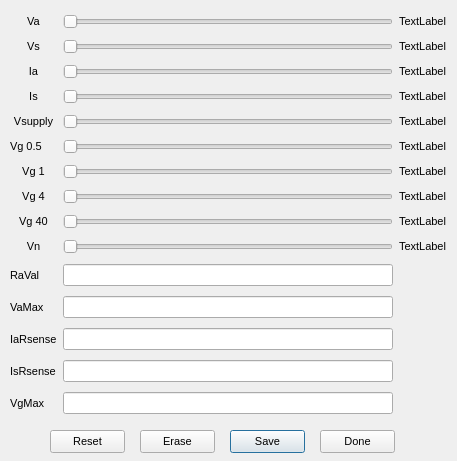
<?xml version="1.0" encoding="UTF-8"?>
<ui version="4.0">
 <class>Cal_Dialog</class>
 <widget class="QDialog" name="Cal_Dialog">
  <property name="windowModality">
   <enum>Qt::NonModal</enum>
  </property>
  <property name="geometry">
   <rect>
    <x>0</x>
    <y>0</y>
    <width>457</width>
    <height>461</height>
   </rect>
  </property>
  <property name="font">
   <font>
    <pointsize>8</pointsize>
   </font>
  </property>
  <property name="windowTitle">
   <string>Calibration</string>
  </property>
  <widget class="QPushButton" name="SaveButton">
   <property name="geometry">
    <rect>
     <x>230</x>
     <y>430</y>
     <width>75</width>
     <height>23</height>
    </rect>
   </property>
   <property name="text">
    <string>Save</string>
   </property>
  </widget>
  <widget class="QPushButton" name="CancelButton">
   <property name="geometry">
    <rect>
     <x>320</x>
     <y>430</y>
     <width>75</width>
     <height>23</height>
    </rect>
   </property>
   <property name="text">
    <string>Done</string>
   </property>
  </widget>
  <widget class="QWidget" name="gridLayoutWidget">
   <property name="geometry">
    <rect>
     <x>10</x>
     <y>10</y>
     <width>437</width>
     <height>411</height>
    </rect>
   </property>
   <layout class="QGridLayout" name="gridLayout">
    <property name="sizeConstraint">
     <enum>QLayout::SetDefaultConstraint</enum>
    </property>
    <item row="6" column="2">
     <widget class="QSlider" name="Vg05Sli">
      <property name="toolTip">
       <string>&lt;html&gt;&lt;head/&gt;&lt;body&gt;&lt;p&gt;Set correction for Vgrid=-0.5&lt;/p&gt;&lt;/body&gt;&lt;/html&gt;</string>
      </property>
      <property name="maximum">
       <number>100</number>
      </property>
      <property name="orientation">
       <enum>Qt::Horizontal</enum>
      </property>
     </widget>
    </item>
    <item row="4" column="3">
     <widget class="QLabel" name="IsVal">
      <property name="minimumSize">
       <size>
        <width>40</width>
        <height>0</height>
       </size>
      </property>
      <property name="text">
       <string>TextLabel</string>
      </property>
      <property name="scaledContents">
       <bool>true</bool>
      </property>
     </widget>
    </item>
    <item row="1" column="0">
     <widget class="QLabel" name="label">
      <property name="text">
       <string>Va</string>
      </property>
      <property name="alignment">
       <set>Qt::AlignCenter</set>
      </property>
     </widget>
    </item>
    <item row="6" column="0">
     <widget class="QLabel" name="label_5">
      <property name="text">
       <string>Vg 0.5</string>
      </property>
     </widget>
    </item>
    <item row="2" column="3">
     <widget class="QLabel" name="VsVal">
      <property name="minimumSize">
       <size>
        <width>40</width>
        <height>0</height>
       </size>
      </property>
      <property name="text">
       <string>TextLabel</string>
      </property>
      <property name="scaledContents">
       <bool>false</bool>
      </property>
     </widget>
    </item>
    <item row="6" column="3">
     <widget class="QLabel" name="Vg05Val">
      <property name="minimumSize">
       <size>
        <width>40</width>
        <height>0</height>
       </size>
      </property>
      <property name="text">
       <string>TextLabel</string>
      </property>
     </widget>
    </item>
    <item row="5" column="2">
     <widget class="QSlider" name="VsuSli">
      <property name="maximum">
       <number>100</number>
      </property>
      <property name="orientation">
       <enum>Qt::Horizontal</enum>
      </property>
     </widget>
    </item>
    <item row="2" column="0">
     <widget class="QLabel" name="label_2">
      <property name="text">
       <string>Vs</string>
      </property>
      <property name="alignment">
       <set>Qt::AlignCenter</set>
      </property>
     </widget>
    </item>
    <item row="11" column="2">
     <widget class="QLineEdit" name="lineEdit_RaVal">
      <property name="maximumSize">
       <size>
        <width>16777215</width>
        <height>16777215</height>
       </size>
      </property>
     </widget>
    </item>
    <item row="9" column="2">
     <widget class="QSlider" name="Vg40Sli">
      <property name="maximum">
       <number>100</number>
      </property>
      <property name="orientation">
       <enum>Qt::Horizontal</enum>
      </property>
     </widget>
    </item>
    <item row="11" column="0">
     <widget class="QLabel" name="label_7">
      <property name="text">
       <string>RaVal</string>
      </property>
     </widget>
    </item>
    <item row="3" column="0">
     <widget class="QLabel" name="label_3">
      <property name="text">
       <string>Ia</string>
      </property>
      <property name="alignment">
       <set>Qt::AlignCenter</set>
      </property>
     </widget>
    </item>
    <item row="10" column="2">
     <widget class="QSlider" name="VnSli">
      <property name="maximum">
       <number>100</number>
      </property>
      <property name="orientation">
       <enum>Qt::Horizontal</enum>
      </property>
     </widget>
    </item>
    <item row="7" column="3">
     <widget class="QLabel" name="Vg1Val">
      <property name="minimumSize">
       <size>
        <width>40</width>
        <height>0</height>
       </size>
      </property>
      <property name="text">
       <string>TextLabel</string>
      </property>
      <property name="scaledContents">
       <bool>true</bool>
      </property>
     </widget>
    </item>
    <item row="8" column="2">
     <widget class="QSlider" name="Vg4Sli">
      <property name="maximum">
       <number>100</number>
      </property>
      <property name="orientation">
       <enum>Qt::Horizontal</enum>
      </property>
     </widget>
    </item>
    <item row="12" column="0">
     <widget class="QLabel" name="label_8">
      <property name="text">
       <string>VaMax</string>
      </property>
     </widget>
    </item>
    <item row="4" column="2">
     <widget class="QSlider" name="IsSli">
      <property name="maximum">
       <number>100</number>
      </property>
      <property name="orientation">
       <enum>Qt::Horizontal</enum>
      </property>
     </widget>
    </item>
    <item row="3" column="2">
     <widget class="QSlider" name="IaSli">
      <property name="maximum">
       <number>100</number>
      </property>
      <property name="orientation">
       <enum>Qt::Horizontal</enum>
      </property>
     </widget>
    </item>
    <item row="9" column="0">
     <widget class="QLabel" name="label_12">
      <property name="text">
       <string>Vg 40</string>
      </property>
      <property name="alignment">
       <set>Qt::AlignCenter</set>
      </property>
     </widget>
    </item>
    <item row="7" column="0">
     <widget class="QLabel" name="label_10">
      <property name="text">
       <string>Vg 1</string>
      </property>
      <property name="alignment">
       <set>Qt::AlignCenter</set>
      </property>
     </widget>
    </item>
    <item row="2" column="2">
     <widget class="QSlider" name="VsSli">
      <property name="maximum">
       <number>100</number>
      </property>
      <property name="orientation">
       <enum>Qt::Horizontal</enum>
      </property>
     </widget>
    </item>
    <item row="3" column="3">
     <widget class="QLabel" name="IaVal">
      <property name="minimumSize">
       <size>
        <width>40</width>
        <height>0</height>
       </size>
      </property>
      <property name="text">
       <string>TextLabel</string>
      </property>
      <property name="scaledContents">
       <bool>true</bool>
      </property>
     </widget>
    </item>
    <item row="5" column="0">
     <widget class="QLabel" name="label_9">
      <property name="text">
       <string>Vsupply</string>
      </property>
      <property name="alignment">
       <set>Qt::AlignCenter</set>
      </property>
     </widget>
    </item>
    <item row="8" column="3">
     <widget class="QLabel" name="Vg4Val">
      <property name="minimumSize">
       <size>
        <width>40</width>
        <height>0</height>
       </size>
      </property>
      <property name="text">
       <string>TextLabel</string>
      </property>
      <property name="scaledContents">
       <bool>true</bool>
      </property>
     </widget>
    </item>
    <item row="5" column="3">
     <widget class="QLabel" name="VsuVal">
      <property name="minimumSize">
       <size>
        <width>40</width>
        <height>0</height>
       </size>
      </property>
      <property name="text">
       <string>TextLabel</string>
      </property>
      <property name="scaledContents">
       <bool>true</bool>
      </property>
     </widget>
    </item>
    <item row="1" column="2">
     <widget class="QSlider" name="VaSli">
      <property name="maximum">
       <number>100</number>
      </property>
      <property name="orientation">
       <enum>Qt::Horizontal</enum>
      </property>
     </widget>
    </item>
    <item row="10" column="3">
     <widget class="QLabel" name="VnVal">
      <property name="minimumSize">
       <size>
        <width>40</width>
        <height>0</height>
       </size>
      </property>
      <property name="text">
       <string>TextLabel</string>
      </property>
     </widget>
    </item>
    <item row="9" column="3">
     <widget class="QLabel" name="Vg40Val">
      <property name="minimumSize">
       <size>
        <width>40</width>
        <height>0</height>
       </size>
      </property>
      <property name="text">
       <string>TextLabel</string>
      </property>
      <property name="scaledContents">
       <bool>true</bool>
      </property>
     </widget>
    </item>
    <item row="1" column="3">
     <widget class="QLabel" name="VaVal">
      <property name="minimumSize">
       <size>
        <width>40</width>
        <height>0</height>
       </size>
      </property>
      <property name="text">
       <string>TextLabel</string>
      </property>
      <property name="scaledContents">
       <bool>true</bool>
      </property>
     </widget>
    </item>
    <item row="4" column="0">
     <widget class="QLabel" name="label_4">
      <property name="text">
       <string>Is</string>
      </property>
      <property name="alignment">
       <set>Qt::AlignCenter</set>
      </property>
     </widget>
    </item>
    <item row="8" column="0">
     <widget class="QLabel" name="label_11">
      <property name="text">
       <string>Vg 4</string>
      </property>
      <property name="alignment">
       <set>Qt::AlignCenter</set>
      </property>
     </widget>
    </item>
    <item row="10" column="0">
     <widget class="QLabel" name="label_6">
      <property name="text">
       <string>Vn</string>
      </property>
      <property name="alignment">
       <set>Qt::AlignCenter</set>
      </property>
     </widget>
    </item>
    <item row="7" column="2">
     <widget class="QSlider" name="Vg1Sli">
      <property name="maximum">
       <number>100</number>
      </property>
      <property name="orientation">
       <enum>Qt::Horizontal</enum>
      </property>
     </widget>
    </item>
    <item row="14" column="0">
     <widget class="QLabel" name="label_14">
      <property name="text">
       <string>IsRsense</string>
      </property>
     </widget>
    </item>
    <item row="13" column="0">
     <widget class="QLabel" name="label_13">
      <property name="text">
       <string>IaRsense</string>
      </property>
     </widget>
    </item>
    <item row="15" column="0">
     <widget class="QLabel" name="label_15">
      <property name="text">
       <string>VgMax</string>
      </property>
     </widget>
    </item>
    <item row="12" column="2">
     <widget class="QLineEdit" name="lineEdit_VaMax"/>
    </item>
    <item row="13" column="2">
     <widget class="QLineEdit" name="lineEdit_IaRsense"/>
    </item>
    <item row="14" column="2">
     <widget class="QLineEdit" name="lineEdit_IsRsense"/>
    </item>
    <item row="15" column="2">
     <widget class="QLineEdit" name="lineEdit_VgMax"/>
    </item>
   </layout>
  </widget>
  <widget class="QPushButton" name="CalResetButton">
   <property name="geometry">
    <rect>
     <x>50</x>
     <y>430</y>
     <width>75</width>
     <height>23</height>
    </rect>
   </property>
   <property name="text">
    <string>Reset</string>
   </property>
  </widget>
  <widget class="QPushButton" name="EraseButton">
   <property name="geometry">
    <rect>
     <x>140</x>
     <y>430</y>
     <width>75</width>
     <height>23</height>
    </rect>
   </property>
   <property name="text">
    <string>Erase</string>
   </property>
  </widget>
 </widget>
 <tabstops>
  <tabstop>SaveButton</tabstop>
  <tabstop>CancelButton</tabstop>
  <tabstop>CalResetButton</tabstop>
  <tabstop>VaSli</tabstop>
  <tabstop>VsSli</tabstop>
  <tabstop>IaSli</tabstop>
  <tabstop>IsSli</tabstop>
  <tabstop>VsuSli</tabstop>
  <tabstop>Vg05Sli</tabstop>
  <tabstop>Vg1Sli</tabstop>
  <tabstop>Vg4Sli</tabstop>
  <tabstop>Vg40Sli</tabstop>
  <tabstop>VnSli</tabstop>
  <tabstop>lineEdit_RaVal</tabstop>
  <tabstop>lineEdit_VaMax</tabstop>
  <tabstop>lineEdit_IaRsense</tabstop>
  <tabstop>lineEdit_IsRsense</tabstop>
  <tabstop>lineEdit_VgMax</tabstop>
 </tabstops>
 <resources/>
 <connections/>
</ui>
